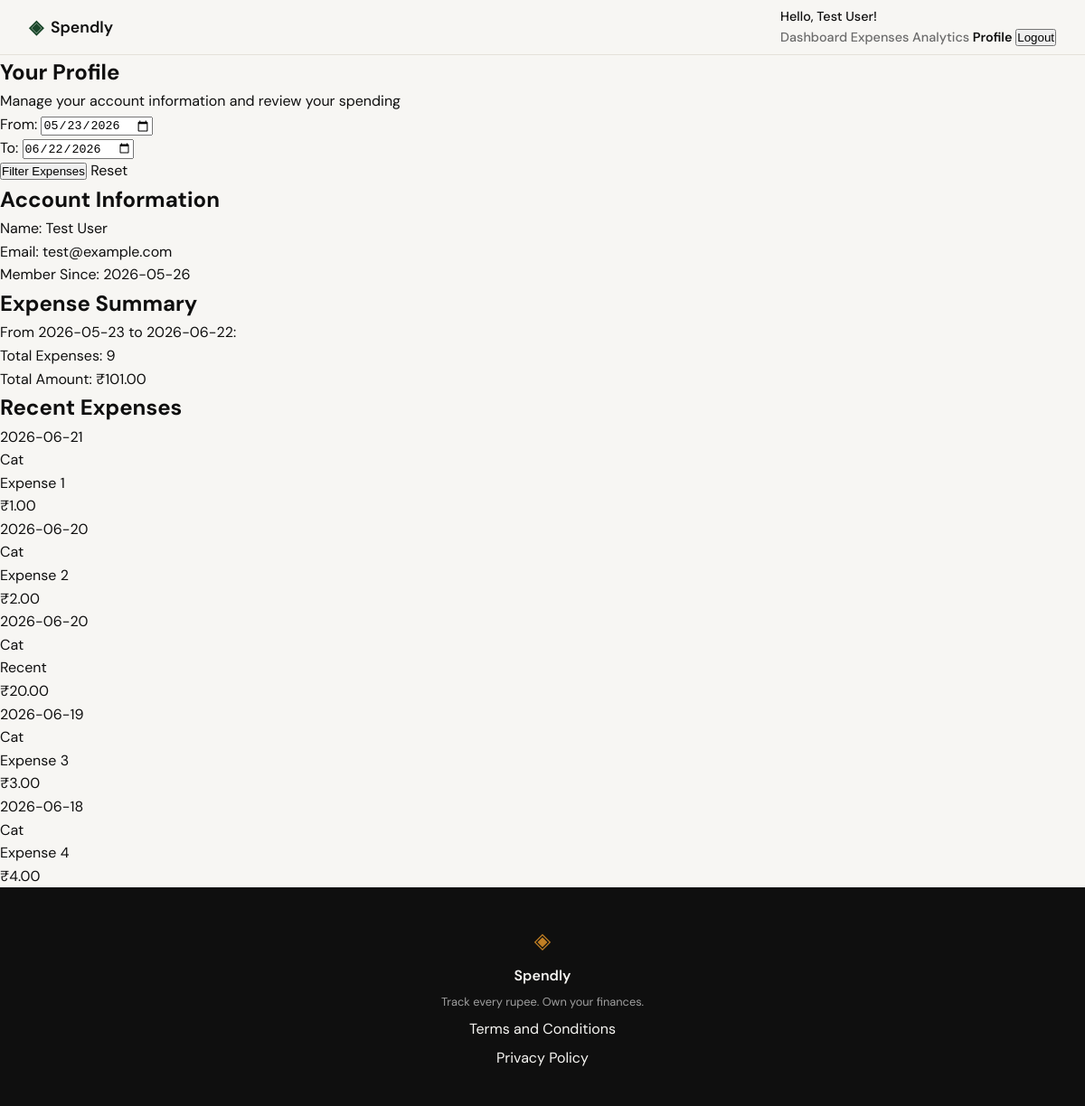
/profile (signed in), run on an earlier commit of the app's database.
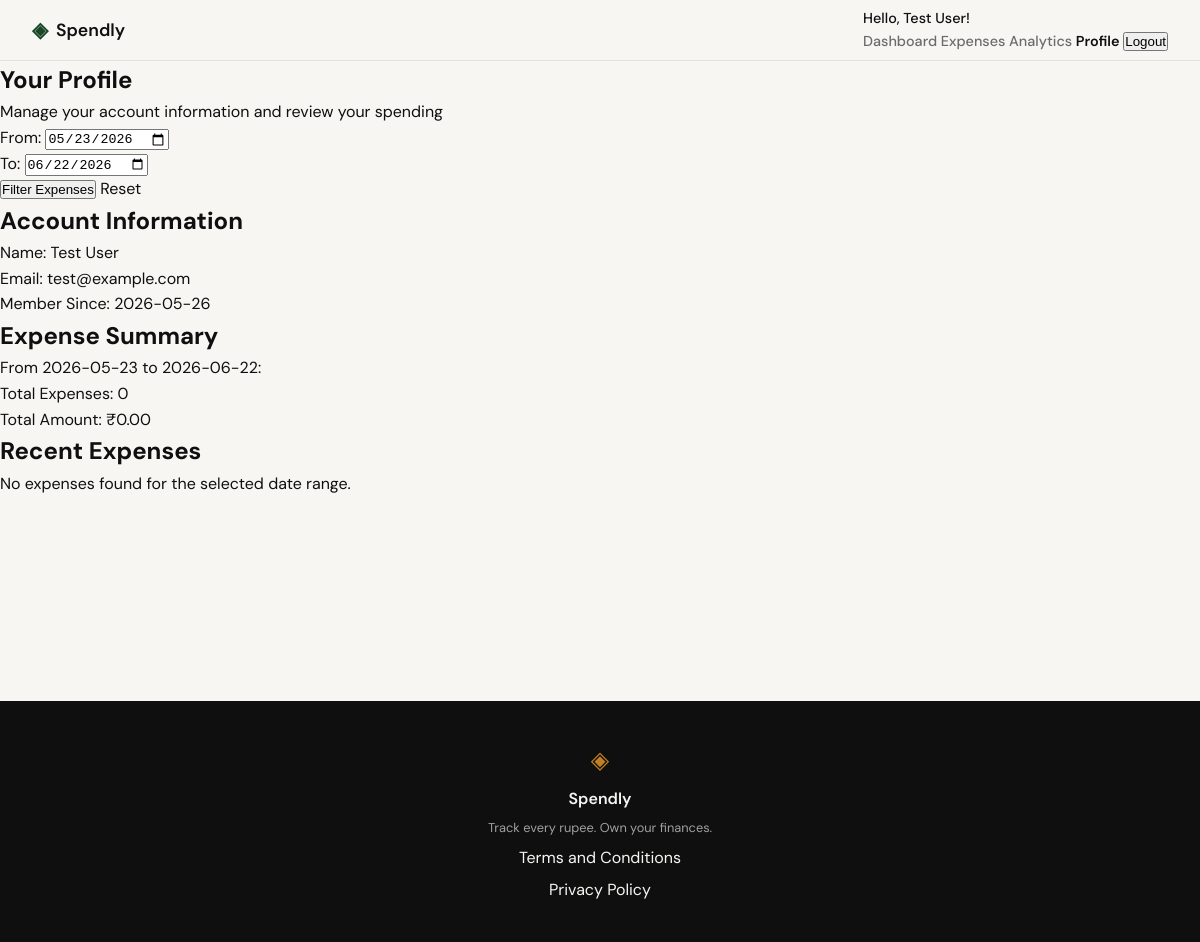
And on a later commit of the database.
### tables this page shows
CREATE TABLE users (
            id INTEGER PRIMARY KEY AUTOINCREMENT,
            name TEXT NOT NULL,
            email TEXT UNIQUE NOT NULL,
            password_hash TEXT NOT NULL,
            created_at TEXT DEFAULT CURRENT_TIMESTAMP
        );

CREATE TABLE expenses (
            id INTEGER PRIMARY KEY AUTOINCREMENT,
            user_id INTEGER NOT NULL,
            amount REAL NOT NULL,
            category TEXT NOT NULL,
            date TEXT NOT NULL,
            description TEXT,
            created_at TEXT DEFAULT CURRENT_TIMESTAMP,
            FOREIGN KEY (user_id) REFERENCES users (id)
        );

### app.py (the view)
@app.route("/profile")
@login_required
def profile():
    if 'user_id' not in session:
        return redirect(url_for('login'))
    start_date = request.args.get('start_date')
    end_date = request.args.get('end_date')
    if not start_date and not end_date:
        end_date = datetime.now().strftime('%Y-%m-%d')
        start_date = (datetime.now() - timedelta(days=30)).strftime('%Y-%m-%d')
    elif not start_date:
        start_date = end_date
    elif not end_date:
        end_date = start_date
    if start_date > end_date:
        start_date, end_date = end_date, start_date
    conn = get_db()
    try:
        cursor = conn.cursor()
        cursor.execute(
            "SELECT name, email, created_at FROM users WHERE id = ?",
            (session['user_id'],)
        )
        user = cursor.fetchone()
        if user is None:
            session.clear()
            return redirect(url_for('login'))
        cursor.execute(
            "SELECT COUNT(*) as count, COALESCE(SUM(amount), 0) as total FROM expenses WHERE user_id = ? AND date >= ? AND date <= ?",
            (session['user_id'], start_date, end_date)
        )
        summary = cursor.fetchone()
        cursor.execute(
            """SELECT id, amount, category, date, description
               FROM expenses
               WHERE user_id = ? AND date >= ? AND date <= ?
               ORDER BY date DESC, created_at DESC
               LIMIT 5""",
            (session['user_id'], start_date, end_date)
        )
        recent_expenses = cursor.fetchall()
        return render_template("profile.html",
                              user=user,
                              summary=summary,
                              recent_expenses=recent_expenses,
                              start_date=start_date,
                              end_date=end_date)
    except Exception as e:
        return render_template("error.html", error="Unable to load profile"), 500
    finally:
        conn.close()

### app.py (called while the page is built)
def login_required(f):
    @wraps(f)
    def decorated_function(*args, **kwargs):
        if 'user_id' not in session:
            return redirect(url_for('login'))
        return f(*args, **kwargs)
    return decorated_function

### database/db.py (called while the page is built)
def get_db():
    conn = sqlite3.connect('spendly.db')
    conn.row_factory = sqlite3.Row
    conn.execute('PRAGMA foreign_keys = ON')
    return conn

### templates/profile.html (shortened to what this page needs)
{% extends "base.html" %}
{% block content %}
<section class="profile-section">
    <div class="profile-container">
        <div class="profile-header">
            <h1 class="profile-title">Your Profile</h1>
            <p class="profile-subtitle">Manage your account information and review your spending</p>
        </div>
        <div class="profile-filters">
            <form method="GET" action="{{ url_for('profile') }}">
                <div class="filter-group">
                    <label for="start_date">From:</label>
                    <input type="date" id="start_date" name="start_date" value="{{ start_date }}">
                </div>
                <div class="filter-group">
                    <label for="end_date">To:</label>
                    <input type="date" id="end_date" name="end_date" value="{{ end_date }}">
                </div>
                <button type="submit" class="btn btn-filter">Filter Expenses</button>
                <a href="{{ url_for('profile') }}" class="btn btn-reset">Reset</a>
            </form>
        </div>
        <div class="profile-info-card">
            <h2>Account Information</h2>
            <div class="profile-info-list">
                <div class="profile-info-item">
                    <span class="profile-label">Name:</span>
                    <span class="profile-value">{{ user.name }}</span>
                </div>
                <div class="profile-info-item">
                    <span class="profile-label">Email:</span>
                    <span class="profile-value">{{ user.email }}</span>
                </div>
                <div class="profile-info-item">
                    <span class="profile-label">Member Since:</span>
                    <span class="profile-value">{{ user.created_at.split()[0] if user.created_at else 'N/A' }}</span>
                </div>
            </div>
        </div>
        {% if summary %}
        <div class="profile-summary-card">
            <h2>Expense Summary</h2>
            <p class="summary-text">
                From {{ start_date }} to {{ end_date }}:
            </p>
            <div class="summary-details">
                <div class="summary-item">
                    <span class="summary-label">Total Expenses:</span>
                    <span class="summary-value">{{ summary.count }}</span>
                </div>
                <div class="summary-item">
                    <span class="summary-label">Total Amount:</span>
                    <span class="summary-value">₹{{ "%.2f"|format(summary.total) }}</span>
                </div>
            </div>
        </div>
        {% endif %}
        <div class="profile-recent-card">
            <h2>Recent Expenses</h2>
            {% if recent_expenses|length > 0 %}
            <div class="recent-expenses-list">
                {% for expense in recent_expenses %}
                <div class="expense-item">
                    <div class="expense-item-info">
                        <div class="expense-date">{{ expense.date }}</div>
                        <div class="expense-category">
                            <span class="category-tag category-{{ expense.category|lower|replace(' ', '-') }}">
                                {{ expense.category }}
                            </span>
                        </div>
                        {% if expense.description %}
                        <div class="expense-description">
                            {{ expense.description }}
                        </div>
                        {% endif %}
                    </div>
                    <div class="expense-amount">
                        ₹{{ "%.2f"|format(expense.amount) }}
                    </div>
                </div>
                {% endfor %}
            </div>
            {% else %}
            <p class="empty-state">No expenses found for the selected date range.</p>
            {% endif %}
        </div>
    </div>
</section>
{% endblock %}

### templates/base.html (shortened to what this page needs)
<!DOCTYPE html>
<html lang="en">
<head>
    <link rel="stylesheet" href="{{ url_for('static', filename='css/style.css') }}">
</head>
<body>
    <nav class="navbar">
        <div class="nav-inner">
            <a href="{{ url_for('landing') }}" class="nav-brand">
                <span class="brand-icon">◈</span>
                <span class="brand-name">Spendly</span>
            </a>
            <div class="nav-links">
                {% if session.user_id %}
                <div class="user-menu">
                    <span class="user-greeting">Hello, {{ session.user_name }}!</span>
                    <nav class="user-nav">
                        <a href="{{ url_for('dashboard') }}" class="{% if request.endpoint == 'dashboard' %}active{% endif %}">Dashboard</a>
                        <a href="{{ url_for('expenses') }}" class="">Expenses</a>
                        <a href="{{ url_for('analytics') }}" class="{% if request.endpoint == 'analytics' %}active{% endif %}">Analytics</a>
                        <a href="{{ url_for('profile') }}" class="{% if request.endpoint == 'profile' %}active{% endif %}">Profile</a>
                        <form action="{{ url_for('logout') }}" method="POST" style="display: inline;">
                            <button type="submit" class="nav-link logout-btn">Logout</button>
                        </form>
                    </nav>
                </div>
                {% else %}
                <a href="{{ url_for('login') }}">Sign in</a>
                <a href="{{ url_for('register') }}" class="nav-cta">Get started</a>
                {% endif %}
            </div>
        </div>
    </nav>
    <main class="main-content">
        {% block content %}{% endblock %}
    </main>
    <footer class="footer">
        <div class="footer-inner">
            <span class="brand-icon">◈</span>
            <span class="footer-name">Spendly</span>
            <p class="footer-copy">Track every rupee. Own your finances.</p>
            <a href="/terms">Terms and Conditions</a>
            <a href="/privacy">Privacy Policy</a>
        </div>
    </footer>
</body>
</html>

### static/css/style.css (style rules this page uses)
:root { --ink: #0f0f0f; --ink-soft: #2d2d2d; --ink-muted: #6b6b6b; --ink-faint: #a0a0a0; --paper: #f7f6f3; --paper-warm: #f0ede6; --paper-card: #ffffff; --accent: #1a472a; --accent-light: #e8f0eb; --accent-2: #c17f24; --accent-2-light: #fdf3e3; --danger: #c0392b; --danger-light: #fdecea; --border: #e4e1da; --border-soft: #eeebe4; --font-display: 'DM Serif Display', Georgia, serif; --font-body: 'DM Sans', system-ui, sans-serif; --max-width: 1200px; --auth-width: 440px; --radius-sm: 6px; --radius-md: 12px; --radius-lg: 20px; }
*, *::before, *::after { box-sizing: border-box; margin: 0; padding: 0; }
html { font-size: 16px; scroll-behavior: smooth; }
body { background: var(--paper); color: var(--ink); font-family: var(--font-body); font-size: 1rem; line-height: 1.6; -webkit-font-smoothing: antialiased; }
a { color: inherit; text-decoration: none; }
.navbar { position: sticky; top: 0; z-index: 100; background: var(--paper); border-bottom: 1px solid var(--border); padding: 0 2rem; }
.nav-inner { max-width: var(--max-width); margin: 0 auto; height: 60px; display: flex; align-items: center; justify-content: space-between; }
.nav-brand { display: flex; align-items: center; gap: 0.5rem; font-family: var(--font-body); font-weight: 600; font-size: 1.1rem; color: var(--ink); }
.brand-icon { color: var(--accent); font-size: 1.3rem; }
.brand-name { color: var(--ink); }
.nav-links { display: flex; align-items: center; gap: 1.5rem; font-size: 0.9rem; font-weight: 500; }
.nav-links a { color: var(--ink-muted); transition: color 0.2s; }
.main-content { min-height: calc(100vh - 60px - 100px); }
.user-nav a.active { color: var(--ink); font-weight: 600; }
.footer { background: var(--ink); color: var(--paper); padding: 2.5rem 2rem; text-align: center; }
.footer-inner { display: flex; flex-direction: column; align-items: center; gap: 0.4rem; }
.footer .brand-icon { color: var(--accent-2); font-size: 1.5rem; }
.footer-name { font-weight: 600; font-size: 1rem; }
.footer-copy { font-size: 0.8rem; color: var(--ink-faint); }

What changed in the data, as far as the page shows it:
removed expenses: date "2026-06-21", category "Cat", description "Expense 1", amount "1.00"
removed expenses: date "2026-06-20", category "Cat", description "Expense 2", amount "2.00"
removed expenses: date "2026-06-20", category "Cat", description "Recent", amount "20.00"
removed expenses: date "2026-06-19", category "Cat", description "Expense 3", amount "3.00"
removed expenses: date "2026-06-18", category "Cat", description "Expense 4", amount "4.00"
Also different on the page:
{{ summary.count }}: "9" → "0"
{{ "%.2f"|format(summary.total) }}: "101.00" → "0.00"
text now shown: "No expenses found for the selected date range."
